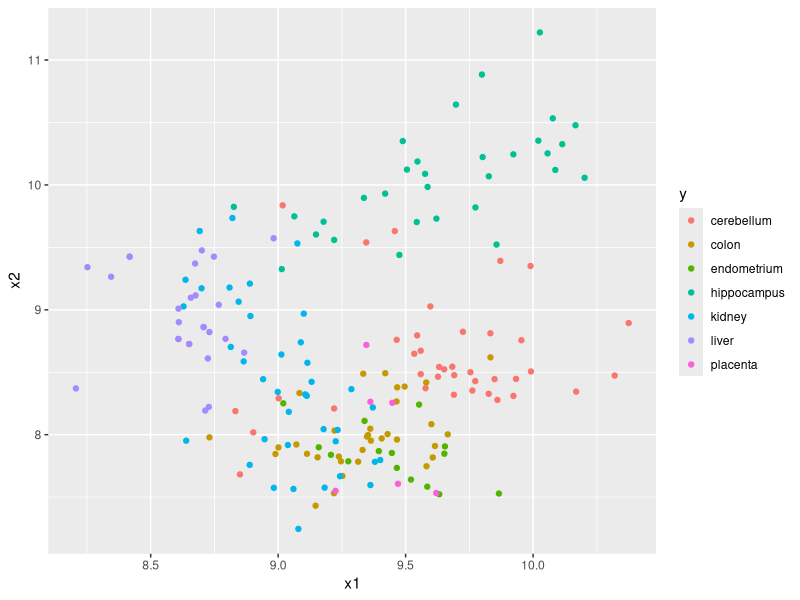

Here is the R script that generated this plot:
library(dslabs)
library(tidyverse)
data("tissue_gene_expression")
dim(tissue_gene_expression$x)

dat <- data.frame(y = tissue_gene_expression$y,
                  x1 = tissue_gene_expression$x[,1],
                  x2 = tissue_gene_expression$x[,2])

dat %>% ggplot(aes(x1,x2, color = y)) +
  geom_point()
